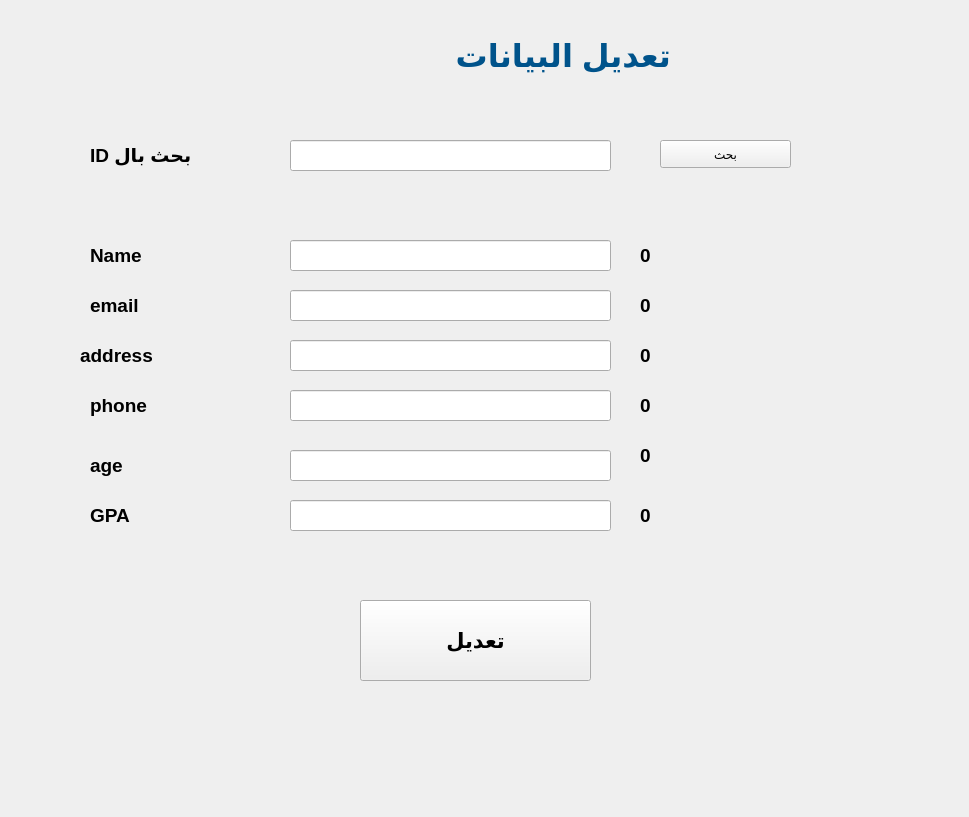
<?xml version="1.0" encoding="UTF-8"?>
<ui version="4.0">
 <class>Form_7</class>
 <widget class="QWidget" name="Form_7">
  <property name="geometry">
   <rect>
    <x>0</x>
    <y>0</y>
    <width>969</width>
    <height>817</height>
   </rect>
  </property>
  <property name="windowTitle">
   <string>Form</string>
  </property>
  <widget class="QLabel" name="label_1">
   <property name="geometry">
    <rect>
     <x>-180</x>
     <y>10</y>
     <width>851</width>
     <height>91</height>
    </rect>
   </property>
   <property name="font">
    <font>
     <pointsize>24</pointsize>
     <weight>75</weight>
     <bold>true</bold>
    </font>
   </property>
   <property name="styleSheet">
    <string notr="true">Color: rgba(0, 83, 139, 1)
</string>
   </property>
   <property name="text">
    <string>تعديل البيانات</string>
   </property>
  </widget>
  <widget class="QLabel" name="label">
   <property name="geometry">
    <rect>
     <x>90</x>
     <y>140</y>
     <width>181</width>
     <height>31</height>
    </rect>
   </property>
   <property name="text">
    <string>&lt;html&gt;&lt;head/&gt;&lt;body&gt;&lt;p&gt;&lt;span style=&quot; font-size:14pt; font-weight:600;&quot;&gt; ID بحث بال&lt;/span&gt;&lt;/p&gt;&lt;/body&gt;&lt;/html&gt;</string>
   </property>
  </widget>
  <widget class="QLineEdit" name="lineEdit_25">
   <property name="geometry">
    <rect>
     <x>290</x>
     <y>140</y>
     <width>321</width>
     <height>31</height>
    </rect>
   </property>
  </widget>
  <widget class="QPushButton" name="pushButton_31">
   <property name="geometry">
    <rect>
     <x>660</x>
     <y>140</y>
     <width>131</width>
     <height>28</height>
    </rect>
   </property>
   <property name="text">
    <string>بحث</string>
   </property>
  </widget>
  <widget class="QLineEdit" name="lineEdit_26">
   <property name="geometry">
    <rect>
     <x>290</x>
     <y>240</y>
     <width>321</width>
     <height>31</height>
    </rect>
   </property>
  </widget>
  <widget class="QLineEdit" name="lineEdit_27">
   <property name="geometry">
    <rect>
     <x>290</x>
     <y>290</y>
     <width>321</width>
     <height>31</height>
    </rect>
   </property>
  </widget>
  <widget class="QLineEdit" name="lineEdit_28">
   <property name="geometry">
    <rect>
     <x>290</x>
     <y>340</y>
     <width>321</width>
     <height>31</height>
    </rect>
   </property>
  </widget>
  <widget class="QLineEdit" name="lineEdit_29">
   <property name="geometry">
    <rect>
     <x>290</x>
     <y>390</y>
     <width>321</width>
     <height>31</height>
    </rect>
   </property>
  </widget>
  <widget class="QLineEdit" name="lineEdit_30">
   <property name="geometry">
    <rect>
     <x>290</x>
     <y>450</y>
     <width>321</width>
     <height>31</height>
    </rect>
   </property>
  </widget>
  <widget class="QLineEdit" name="lineEdit_31">
   <property name="geometry">
    <rect>
     <x>290</x>
     <y>500</y>
     <width>321</width>
     <height>31</height>
    </rect>
   </property>
  </widget>
  <widget class="QLabel" name="label_2">
   <property name="geometry">
    <rect>
     <x>640</x>
     <y>240</y>
     <width>181</width>
     <height>31</height>
    </rect>
   </property>
   <property name="text">
    <string>&lt;html&gt;&lt;head/&gt;&lt;body&gt;&lt;p&gt;&lt;span style=&quot; font-size:14pt; font-weight:600;&quot;&gt;0&lt;/span&gt;&lt;/p&gt;&lt;/body&gt;&lt;/html&gt;</string>
   </property>
  </widget>
  <widget class="QLabel" name="label_3">
   <property name="geometry">
    <rect>
     <x>640</x>
     <y>290</y>
     <width>181</width>
     <height>31</height>
    </rect>
   </property>
   <property name="text">
    <string>&lt;html&gt;&lt;head/&gt;&lt;body&gt;&lt;p&gt;&lt;span style=&quot; font-size:14pt; font-weight:600;&quot;&gt;0&lt;/span&gt;&lt;/p&gt;&lt;/body&gt;&lt;/html&gt;</string>
   </property>
  </widget>
  <widget class="QLabel" name="label_4">
   <property name="geometry">
    <rect>
     <x>640</x>
     <y>340</y>
     <width>181</width>
     <height>31</height>
    </rect>
   </property>
   <property name="text">
    <string>&lt;html&gt;&lt;head/&gt;&lt;body&gt;&lt;p&gt;&lt;span style=&quot; font-size:14pt; font-weight:600;&quot;&gt;0&lt;/span&gt;&lt;/p&gt;&lt;/body&gt;&lt;/html&gt;</string>
   </property>
  </widget>
  <widget class="QLabel" name="label_5">
   <property name="geometry">
    <rect>
     <x>640</x>
     <y>390</y>
     <width>181</width>
     <height>31</height>
    </rect>
   </property>
   <property name="text">
    <string>&lt;html&gt;&lt;head/&gt;&lt;body&gt;&lt;p&gt;&lt;span style=&quot; font-size:14pt; font-weight:600;&quot;&gt;0&lt;/span&gt;&lt;/p&gt;&lt;/body&gt;&lt;/html&gt;</string>
   </property>
  </widget>
  <widget class="QLabel" name="label_6">
   <property name="geometry">
    <rect>
     <x>640</x>
     <y>440</y>
     <width>181</width>
     <height>31</height>
    </rect>
   </property>
   <property name="text">
    <string>&lt;html&gt;&lt;head/&gt;&lt;body&gt;&lt;p&gt;&lt;span style=&quot; font-size:14pt; font-weight:600;&quot;&gt;0&lt;/span&gt;&lt;/p&gt;&lt;/body&gt;&lt;/html&gt;</string>
   </property>
  </widget>
  <widget class="QLabel" name="label_7">
   <property name="geometry">
    <rect>
     <x>640</x>
     <y>500</y>
     <width>181</width>
     <height>31</height>
    </rect>
   </property>
   <property name="text">
    <string>&lt;html&gt;&lt;head/&gt;&lt;body&gt;&lt;p&gt;&lt;span style=&quot; font-size:14pt; font-weight:600;&quot;&gt;0&lt;/span&gt;&lt;/p&gt;&lt;/body&gt;&lt;/html&gt;</string>
   </property>
  </widget>
  <widget class="QLabel" name="label_8">
   <property name="geometry">
    <rect>
     <x>90</x>
     <y>240</y>
     <width>181</width>
     <height>31</height>
    </rect>
   </property>
   <property name="text">
    <string>&lt;html&gt;&lt;head/&gt;&lt;body&gt;&lt;p&gt;&lt;span style=&quot; font-size:14pt; font-weight:600;&quot;&gt;Name&lt;/span&gt;&lt;/p&gt;&lt;/body&gt;&lt;/html&gt;</string>
   </property>
  </widget>
  <widget class="QLabel" name="label_9">
   <property name="geometry">
    <rect>
     <x>90</x>
     <y>290</y>
     <width>181</width>
     <height>31</height>
    </rect>
   </property>
   <property name="text">
    <string>&lt;html&gt;&lt;head/&gt;&lt;body&gt;&lt;p&gt;&lt;span style=&quot; font-size:14pt; font-weight:600;&quot;&gt;email&lt;/span&gt;&lt;/p&gt;&lt;/body&gt;&lt;/html&gt;</string>
   </property>
  </widget>
  <widget class="QLabel" name="label_10">
   <property name="geometry">
    <rect>
     <x>80</x>
     <y>340</y>
     <width>181</width>
     <height>31</height>
    </rect>
   </property>
   <property name="text">
    <string>&lt;html&gt;&lt;head/&gt;&lt;body&gt;&lt;p&gt;&lt;span style=&quot; font-size:14pt; font-weight:600;&quot;&gt;address&lt;/span&gt;&lt;/p&gt;&lt;/body&gt;&lt;/html&gt;</string>
   </property>
  </widget>
  <widget class="QLabel" name="label_11">
   <property name="geometry">
    <rect>
     <x>90</x>
     <y>390</y>
     <width>181</width>
     <height>31</height>
    </rect>
   </property>
   <property name="text">
    <string>&lt;html&gt;&lt;head/&gt;&lt;body&gt;&lt;p&gt;&lt;span style=&quot; font-size:14pt; font-weight:600;&quot;&gt;phone&lt;/span&gt;&lt;/p&gt;&lt;/body&gt;&lt;/html&gt;</string>
   </property>
  </widget>
  <widget class="QLabel" name="label_12">
   <property name="geometry">
    <rect>
     <x>90</x>
     <y>450</y>
     <width>181</width>
     <height>31</height>
    </rect>
   </property>
   <property name="text">
    <string>&lt;html&gt;&lt;head/&gt;&lt;body&gt;&lt;p&gt;&lt;span style=&quot; font-size:14pt; font-weight:600;&quot;&gt;age&lt;/span&gt;&lt;/p&gt;&lt;/body&gt;&lt;/html&gt;</string>
   </property>
  </widget>
  <widget class="QLabel" name="label_13">
   <property name="geometry">
    <rect>
     <x>90</x>
     <y>500</y>
     <width>181</width>
     <height>31</height>
    </rect>
   </property>
   <property name="text">
    <string>&lt;html&gt;&lt;head/&gt;&lt;body&gt;&lt;p&gt;&lt;span style=&quot; font-size:14pt; font-weight:600;&quot;&gt;GPA&lt;/span&gt;&lt;/p&gt;&lt;/body&gt;&lt;/html&gt;</string>
   </property>
  </widget>
  <widget class="QPushButton" name="pushButton_32">
   <property name="geometry">
    <rect>
     <x>360</x>
     <y>600</y>
     <width>231</width>
     <height>81</height>
    </rect>
   </property>
   <property name="font">
    <font>
     <pointsize>16</pointsize>
     <weight>75</weight>
     <bold>true</bold>
    </font>
   </property>
   <property name="text">
    <string>تعديل</string>
   </property>
  </widget>
 </widget>
 <resources/>
 <connections/>
</ui>
